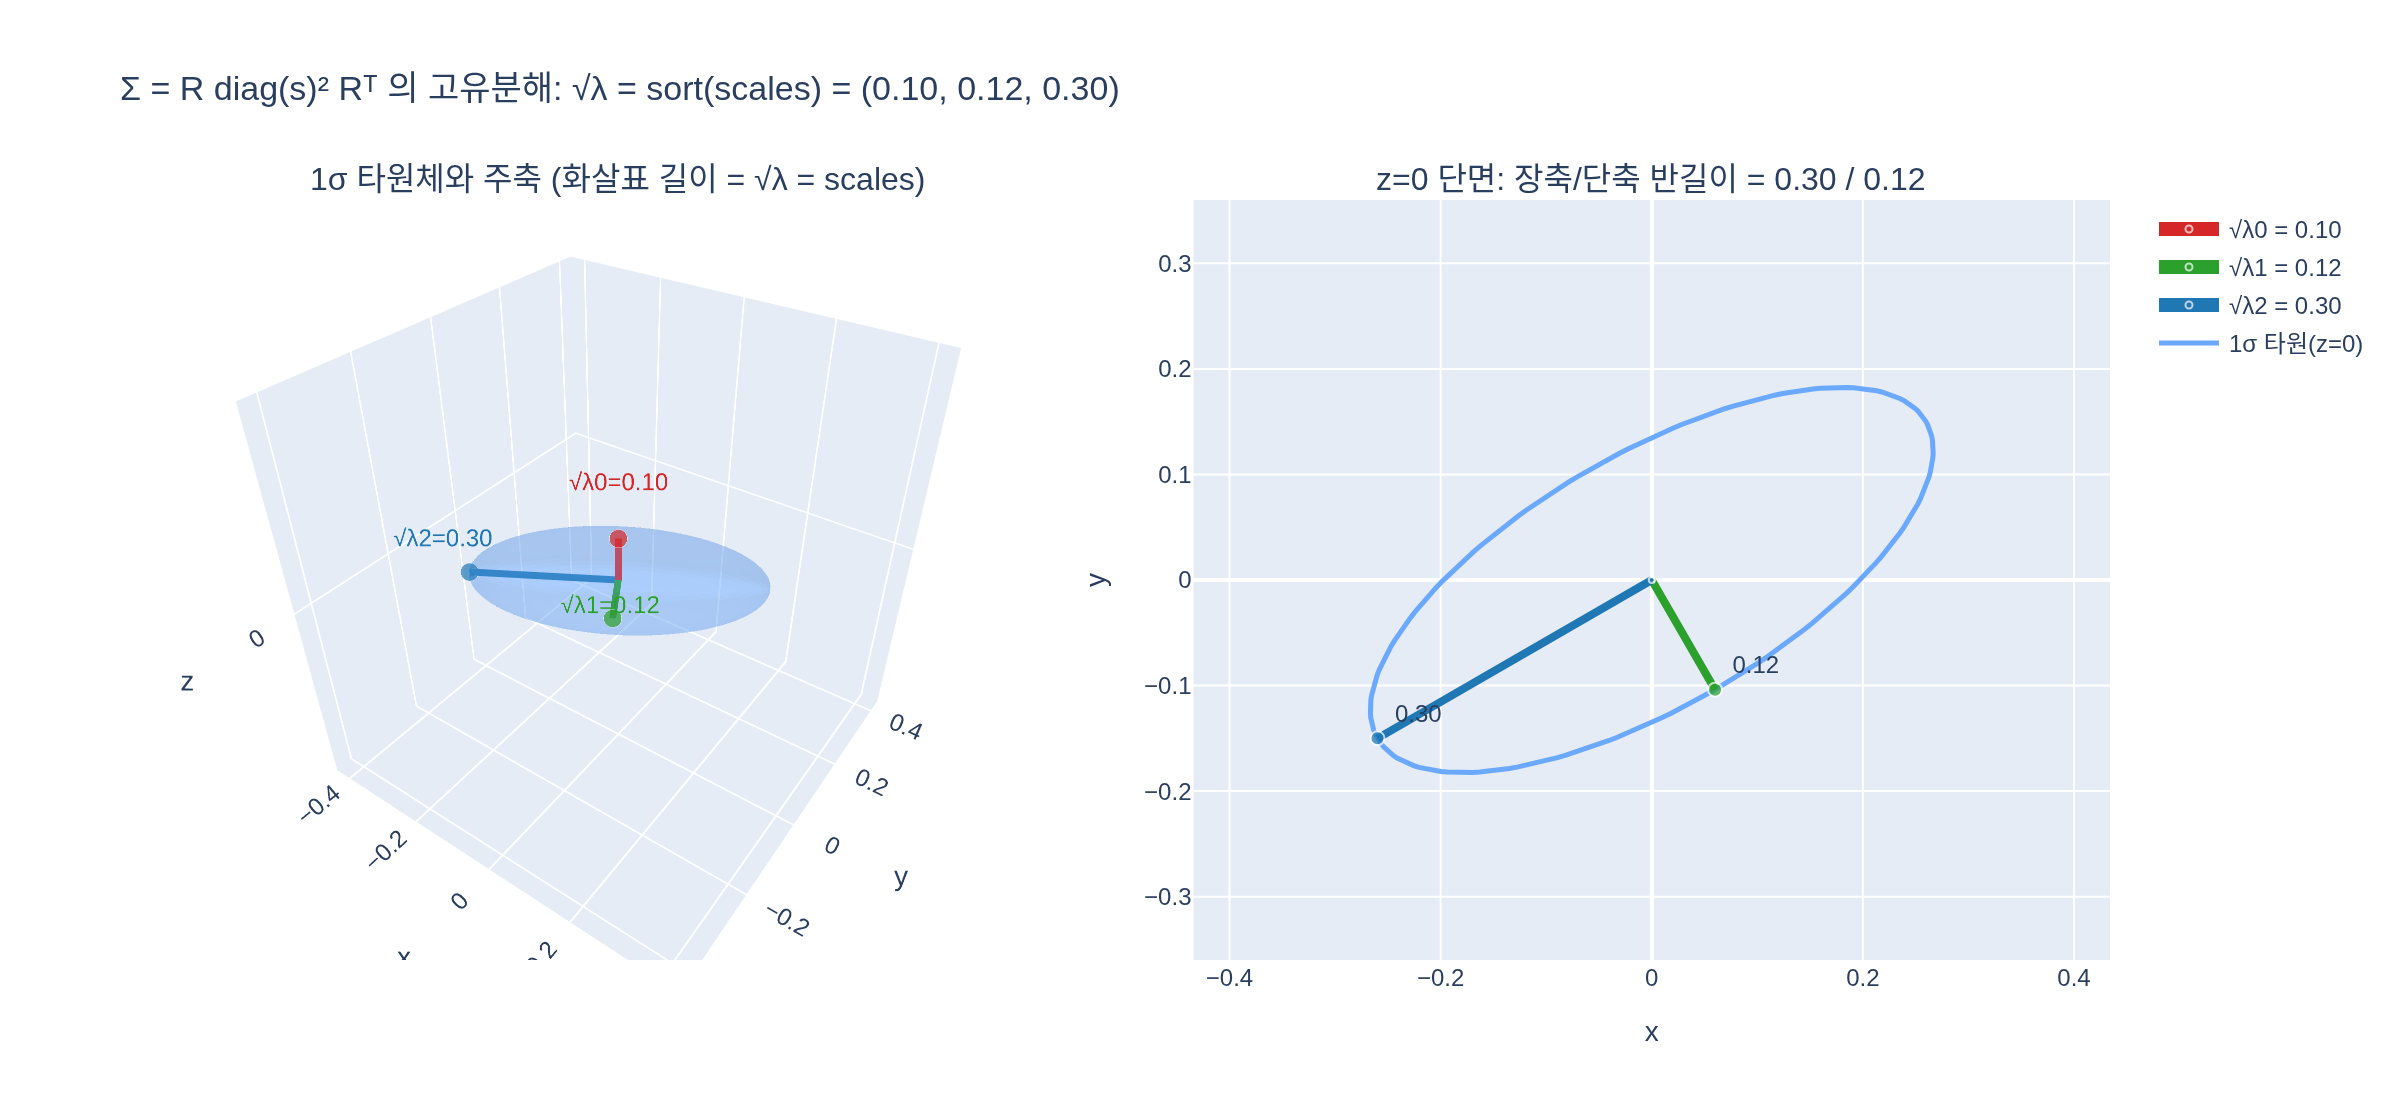

Write the Python code that produced this figure.
# %% [markdown]
# # 3D 공분산 $\Sigma$의 고유값 제곱근 = 정렬된 `scales`
#
# 3DGS에서 Gaussian의 모양은 학습 파라미터 `quats`(회전 $R$)와 `scales`($s = (s_0, s_1, s_2)$)로부터
#
# $$\Sigma = (R\,\mathrm{diag}(s))\,(R\,\mathrm{diag}(s))^\top = R\,\mathrm{diag}(s)^2\,R^\top$$
#
# 로 만들어진다. $\Sigma$를 직접 최적화하면 양정치성이 깨질 수 있어서 항상 유효한 $\Sigma$가 나오는 이 형태를 쓴다.
#
# 그런데 이 식은 그 자체로 **대칭행렬의 고유분해(스펙트럼 분해)** 와 똑같은 모양이다.
#
# $$\Sigma = Q\,\Lambda\,Q^\top,\qquad Q\ \text{직교},\ \ \Lambda = \mathrm{diag}(\lambda_0,\lambda_1,\lambda_2)$$
#
# $R$은 회전행렬이라 직교($R^\top R = I$)이고 $\mathrm{diag}(s)^2$는 대각이므로,
# $Q = R$, $\Lambda = \mathrm{diag}(s)^2$가 바로 고유분해다. 따라서
#
# $$\lambda_k = s_k^2 \;\Longrightarrow\; \sqrt{\lambda_k} = |s_k|$$
#
# 즉 **$\Sigma$의 고유값 제곱근은 `scales`를 정렬한 것과 같다**
# (`eigh`가 고유값을 오름차순으로 주므로 "정렬"이 붙는다).
# 기하학적으로는 $\sqrt{\lambda_k}$가 곧 1$\sigma$ 타원체의 **주축 반길이**이고, 그게 정의상 `scales`다.
# 그리고 고유벡터는 $R$의 열(= 주축 방향)이 된다(부호·순서 차이 제외).

# %%
# 필요 패키지: torch, numpy, plotly, kaleido
# (gsplat은 import하지 않는다 — JIT CUDA 빌드가 걸린다. 로직만 그대로 옮겨 온다.)
import math

import numpy as np
import torch
import torch.nn.functional as F

torch.set_printoptions(precision=4, sci_mode=False, linewidth=120)


def _show(fig):
    try:
        from IPython import get_ipython

        if get_ipython() is not None:  # VSCode 셀/Jupyter에서만 렌더링
            fig.show()
    except ImportError:
        pass


# %% [markdown]
# ## 1. `quat_to_rotmat` / `covar_from_quat_scale` — walkthrough와 동일한 로직
#
# `gsplat.cuda._math._quat_to_rotmat`은 쿼터니언을 정규화한 뒤 $(w,x,y,z)$로 회전행렬을 만든다.
# 공분산은 $M = R\,\mathrm{diag}(s)$를 만들고 $\Sigma = M M^\top$.

# %%
def quat_to_rotmat(quats: torch.Tensor) -> torch.Tensor:
    """쿼터니언(w-first) → 회전행렬. gsplat `_quat_to_rotmat`와 동일."""
    quats = F.normalize(quats, p=2, dim=-1)
    w, x, y, z = torch.unbind(quats, dim=-1)
    R = torch.stack(
        [
            1 - 2 * (y**2 + z**2), 2 * (x * y - w * z),   2 * (x * z + w * y),
            2 * (x * y + w * z),   1 - 2 * (x**2 + z**2), 2 * (y * z - w * x),
            2 * (x * z - w * y),   2 * (y * z + w * x),   1 - 2 * (x**2 + y**2),
        ],
        dim=-1,
    )
    return R.reshape(quats.shape[:-1] + (3, 3))


def covar_from_quat_scale(q: torch.Tensor, s: torch.Tensor) -> torch.Tensor:
    """Σ = R S Sᵀ Rᵀ. walkthrough 2절과 동일."""
    R = quat_to_rotmat(q)          # [N,3,3]  (내부에서 q를 정규화)
    M = R * s[..., None, :]        # R @ diag(s)
    return M @ M.transpose(-1, -2)  # R S Sᵀ Rᵀ


def quat_z(deg: float) -> torch.Tensor:
    """z축 회전 쿼터니언 (w, x, y, z) — gsplat은 w-first 규약."""
    h = math.radians(deg) / 2
    return torch.tensor([math.cos(h), 0.0, 0.0, math.sin(h)])


# %% [markdown]
# ## 2. 장난감 Gaussian 하나로 $\Sigma$ 만들기
#
# walkthrough의 toy Gaussian 0과 같은 값: z축 30° 회전, `scales = (0.30, 0.12, 0.10)`.

# %%
q0 = quat_z(30.0)
s0 = torch.tensor([0.30, 0.12, 0.10])

R0 = quat_to_rotmat(q0)
Sigma0 = covar_from_quat_scale(q0[None], s0[None])[0]

print("R =\n", R0)
print("\nΣ =\n", Sigma0)
# 출력:
# R =
#  tensor([[ 0.8660, -0.5000,  0.0000],
#         [ 0.5000,  0.8660,  0.0000],
#         [ 0.0000,  0.0000,  1.0000]])
#
# Σ =
#  tensor([[0.0711, 0.0327, 0.0000],
#         [0.0327, 0.0333, 0.0000],
#         [0.0000, 0.0000, 0.0100]])

# %% [markdown]
# ## 3. `eigh`로 고유값·고유벡터 뽑기
#
# $\Sigma$는 대칭이므로 `torch.linalg.eigh`를 쓴다. 고유값은 **오름차순**으로 나온다.

# %%
evals, evecs = torch.linalg.eigh(Sigma0)

print("eigvals(Σ)       =", evals)
print("sqrt(eigvals(Σ)) =", evals.sqrt())
print("sorted(scales)   =", s0.sort().values)
print("max|Δ| =", (evals.sqrt() - s0.sort().values).abs().max().item())
# 출력:
# eigvals(Σ)       = tensor([0.0100, 0.0144, 0.0900])
# sqrt(eigvals(Σ)) = tensor([0.1000, 0.1200, 0.3000])
# sorted(scales)   = tensor([0.1000, 0.1200, 0.3000])
# max|Δ| = 7.450580596923828e-09

# %% [markdown]
# $\sqrt{\lambda} = (0.10, 0.12, 0.30)$ — `scales = (0.30, 0.12, 0.10)`을 오름차순 정렬한 것과 정확히 같다.
# 고유값 자체는 $s^2$이므로 $(0.01, 0.0144, 0.09)$.
#
# ## 4. 고유벡터 = $R$의 열 (부호·순서 제외)
#
# `eigh`가 준 $k$번째 고유벡터는 $s$를 오름차순 정렬했을 때 $k$번째로 오는 축, 즉
# $R[:,\ \mathrm{argsort}(s)_k]$와 같다. 부호는 $\pm$ 자유도가 있어 일치하지 않을 수 있다.

# %%
order = torch.argsort(s0)               # 오름차순 정렬 시 원래 축 인덱스
R_reordered = R0[:, order]              # R의 열을 같은 순서로 재배열

print("argsort(scales) =", order.tolist())
print("\neigh 고유벡터 (열 기준):\n", evecs)
print("\nR의 열을 같은 순서로:\n", R_reordered)

# 각 열끼리 부호를 맞춘 뒤 비교
signs = torch.sign((evecs * R_reordered).sum(dim=0))
print("\n열별 부호 =", signs.tolist())
print("부호 맞춘 뒤 max|Δ| =", (evecs * signs - R_reordered).abs().max().item())
# 출력:
# argsort(scales) = [2, 1, 0]
#
# eigh 고유벡터 (열 기준):
#  tensor([[ 0.0000,  0.5000, -0.8660],
#         [ 0.0000, -0.8660, -0.5000],
#         [ 1.0000,  0.0000, -0.0000]])
#
# R의 열을 같은 순서로:
#  tensor([[ 0.0000, -0.5000,  0.8660],
#         [ 0.0000,  0.8660,  0.5000],
#         [ 1.0000,  0.0000,  0.0000]])
#
# 열별 부호 = [1.0, -1.0, -1.0]
# 부호 맞춘 뒤 max|Δ| = 5.960464477539063e-08

# %% [markdown]
# ## 5. 랜덤 배치로 일반성 확인
#
# 임의의 쿼터니언·scales 1000개에 대해 $\sqrt{\lambda(\Sigma)} = \mathrm{sort}(s)$가 항상 성립하는지 본다.

# %%
torch.manual_seed(0)
Nb = 1000
qb = torch.randn(Nb, 4, dtype=torch.float64)
sb = torch.rand(Nb, 3, dtype=torch.float64) * 0.5 + 0.01

Sb = covar_from_quat_scale(qb, sb)
sqrt_eig = torch.linalg.eigvalsh(Sb).sqrt()      # [N,3] 오름차순
sorted_s = sb.sort(dim=-1).values                # [N,3] 오름차순

print("N =", Nb)
print("max|sqrt(eigvals(Σ)) - sort(scales)| =", (sqrt_eig - sorted_s).abs().max().item())
print("Σ 대칭성 max|Σ - Σᵀ|              =", (Sb - Sb.transpose(-1, -2)).abs().max().item())
print("det(Σ) vs (s0·s1·s2)² max|Δ|      =",
      (torch.linalg.det(Sb) - sb.prod(dim=-1) ** 2).abs().max().item())
print("trace(Σ) vs Σsᵢ² max|Δ|           =",
      (torch.diagonal(Sb, dim1=-2, dim2=-1).sum(-1) - (sb**2).sum(-1)).abs().max().item())
# 출력:
# N = 1000
# max|sqrt(eigvals(Σ)) - sort(scales)| = 2.048708425128609e-15
# Σ 대칭성 max|Σ - Σᵀ|              = 0.0
# det(Σ) vs (s0·s1·s2)² max|Δ|      = 1.0408340855860843e-17
# trace(Σ) vs Σsᵢ² max|Δ|           = 3.885780586188048e-16

# %% [markdown]
# 참고로 따라오는 항등식들:
#
# - $\det \Sigma = \prod_k \lambda_k = (s_0 s_1 s_2)^2$ → 타원체 부피 $\frac{4}{3}\pi\, s_0 s_1 s_2$
# - $\mathrm{tr}\,\Sigma = \sum_k \lambda_k = \sum_k s_k^2$
#
# ## 6. 시각화 — 1$\sigma$ 타원체의 주축 길이가 곧 `scales`
#
# $\Sigma$의 1$\sigma$ 등고면은 $\{x : x^\top \Sigma^{-1} x = 1\}$이고,
# 이는 단위구를 $M = R\,\mathrm{diag}(s)$로 보낸 상이다. 중심에서 주축 방향으로 그린 화살표의
# 길이를 재면 정확히 $s_k = \sqrt{\lambda_k}$가 나온다.

# %%
import plotly.graph_objects as go
from plotly.subplots import make_subplots

R_np = R0.numpy().astype(np.float64)
s_np = s0.numpy().astype(np.float64)
Sig_np = Sigma0.numpy().astype(np.float64)
evals_np, evecs_np = np.linalg.eigh(Sig_np)

# --- 1σ 타원체: 단위구를 M = R diag(s)로 변환 ---
u = np.linspace(0, 2 * np.pi, 60)
v = np.linspace(0, np.pi, 40)
sph = np.stack([np.outer(np.cos(u), np.sin(v)),
                np.outer(np.sin(u), np.sin(v)),
                np.outer(np.ones_like(u), np.cos(v))], axis=0)      # [3,60,40]
M_np = R_np * s_np[None, :]
ell = np.einsum("ij,jab->iab", M_np, sph)                            # [3,60,40]

fig = make_subplots(
    rows=1, cols=2,
    specs=[[{"type": "scene"}, {"type": "xy"}]],
    subplot_titles=("1σ 타원체와 주축 (화살표 길이 = √λ = scales)",
                    "z=0 단면: 장축/단축 반길이 = 0.30 / 0.12"),
    horizontal_spacing=0.06,
)

fig.add_trace(
    go.Surface(x=ell[0], y=ell[1], z=ell[2], opacity=0.28, showscale=False,
               colorscale=[[0, "#6aa9ff"], [1, "#6aa9ff"]], name="1σ 타원체",
               hoverinfo="skip"),
    row=1, col=1,
)

axis_colors = ["#d62728", "#2ca02c", "#1f77b4"]
for k in range(3):
    d = evecs_np[:, k] * np.sqrt(evals_np[k])          # 고유벡터 × √λ
    lab = d + evecs_np[:, k] * 0.055                   # 라벨은 화살표 끝에서 조금 더 바깥
    fig.add_trace(
        go.Scatter3d(x=[0, d[0]], y=[0, d[1]], z=[0, d[2]], mode="lines+markers",
                     line=dict(color=axis_colors[k], width=7),
                     marker=dict(size=[2, 5], color=axis_colors[k]),
                     name=f"√λ{k} = {np.sqrt(evals_np[k]):.2f}"),
        row=1, col=1,
    )
    fig.add_trace(
        go.Scatter3d(x=[lab[0]], y=[lab[1]], z=[lab[2]], mode="text",
                     text=[f"√λ{k}={np.sqrt(evals_np[k]):.2f}"],
                     textfont=dict(color=axis_colors[k], size=12),
                     showlegend=False, hoverinfo="skip"),
        row=1, col=1,
    )

# --- 오른쪽: z=0 평면 단면 (z축 회전이라 xy 블록만 보면 된다) ---
Sig2 = Sig_np[:2, :2]
ev2, ec2 = np.linalg.eigh(Sig2)
t = np.linspace(0, 2 * np.pi, 200)
circ = np.stack([np.cos(t), np.sin(t)])
M2 = ec2 * np.sqrt(ev2)[None, :]
pts = M2 @ circ
fig.add_trace(go.Scatter(x=pts[0], y=pts[1], mode="lines",
                         line=dict(color="#6aa9ff", width=2.5), name="1σ 타원(z=0)"),
              row=1, col=2)
for k in range(2):
    d = ec2[:, k] * np.sqrt(ev2[k])
    fig.add_trace(go.Scatter(x=[0, d[0]], y=[0, d[1]], mode="lines+markers+text",
                             line=dict(color=axis_colors[k + 1], width=4),  # 3D 패널의 λ1/λ2와 같은 색
                             marker=dict(size=[3, 7]),
                             text=["", f" {np.sqrt(ev2[k]):.2f}"], textposition="top right",
                             showlegend=False),
                  row=1, col=2)

lim = 0.36
fig.update_xaxes(range=[-lim, lim], title_text="x", row=1, col=2)
fig.update_yaxes(range=[-lim, lim], title_text="y", scaleanchor="x", scaleratio=1, row=1, col=2)
fig.update_layout(
    title="Σ = R diag(s)² Rᵀ 의 고유분해: √λ = sort(scales) = (0.10, 0.12, 0.30)",
    width=1200, height=560,
    scene=dict(  # 3D는 라벨이 잘리지 않도록 조금 더 여유 있는 범위
        xaxis=dict(range=[-0.44, 0.44], title="x"),
        yaxis=dict(range=[-0.44, 0.44], title="y"),
        zaxis=dict(range=[-0.44, 0.44], title="z"),
        aspectmode="cube",
        camera=dict(eye=dict(x=0.95, y=-1.35, z=1.25)),
    ),
)

_show(fig)
fig.write_image("expy.png", scale=2)
print("saved expy.png")
# 출력: saved expy.png

# %% [markdown]
# ## 정리
#
# - $\Sigma = R\,\mathrm{diag}(s)^2\,R^\top$는 이미 고유분해 형태 → 고유값 $\lambda_k = s_k^2$, 고유벡터 = $R$의 열.
# - 따라서 **$\sqrt{\lambda_k}$는 `scales`를 (오름차순) 정렬한 값**이고, 이는 1$\sigma$ 타원체의 주축 반길이다.
# - `eigh`/`eigvalsh`는 고유값을 오름차순으로 주므로 `scales`가 정렬 안 된 상태라면 순서가 달라 보일 뿐이다.
# - 고유벡터의 부호는 임의($\pm$)라서 $R$의 열과 부호까지 같지는 않다.
